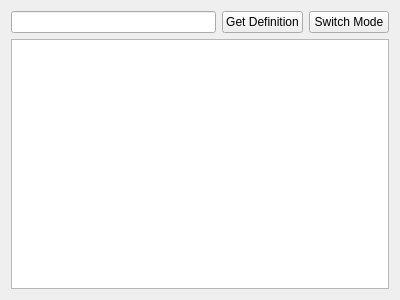
<?xml version="1.0" encoding="UTF-8"?>
<ui version="4.0">
 <class>DictionnaryWidget</class>
 <widget class="QWidget" name="DictionnaryWidget">
  <property name="geometry">
   <rect>
    <x>0</x>
    <y>0</y>
    <width>400</width>
    <height>300</height>
   </rect>
  </property>
  <property name="windowTitle">
   <string>Form</string>
  </property>
  <layout class="QVBoxLayout" name="verticalLayout">
   <item>
    <layout class="QHBoxLayout" name="horizontalLayout">
     <item>
      <widget class="QLineEdit" name="wordLineEdit"/>
     </item>
     <item>
      <widget class="QPushButton" name="searchButton">
       <property name="text">
        <string>Get Definition</string>
       </property>
      </widget>
     </item>
     <item>
      <widget class="QPushButton" name="switchButton">
       <property name="text">
        <string>Switch Mode</string>
       </property>
      </widget>
     </item>
    </layout>
   </item>
   <item>
    <widget class="QPlainTextEdit" name="definitionTextEdit"/>
   </item>
  </layout>
 </widget>
 <resources/>
 <connections/>
</ui>
